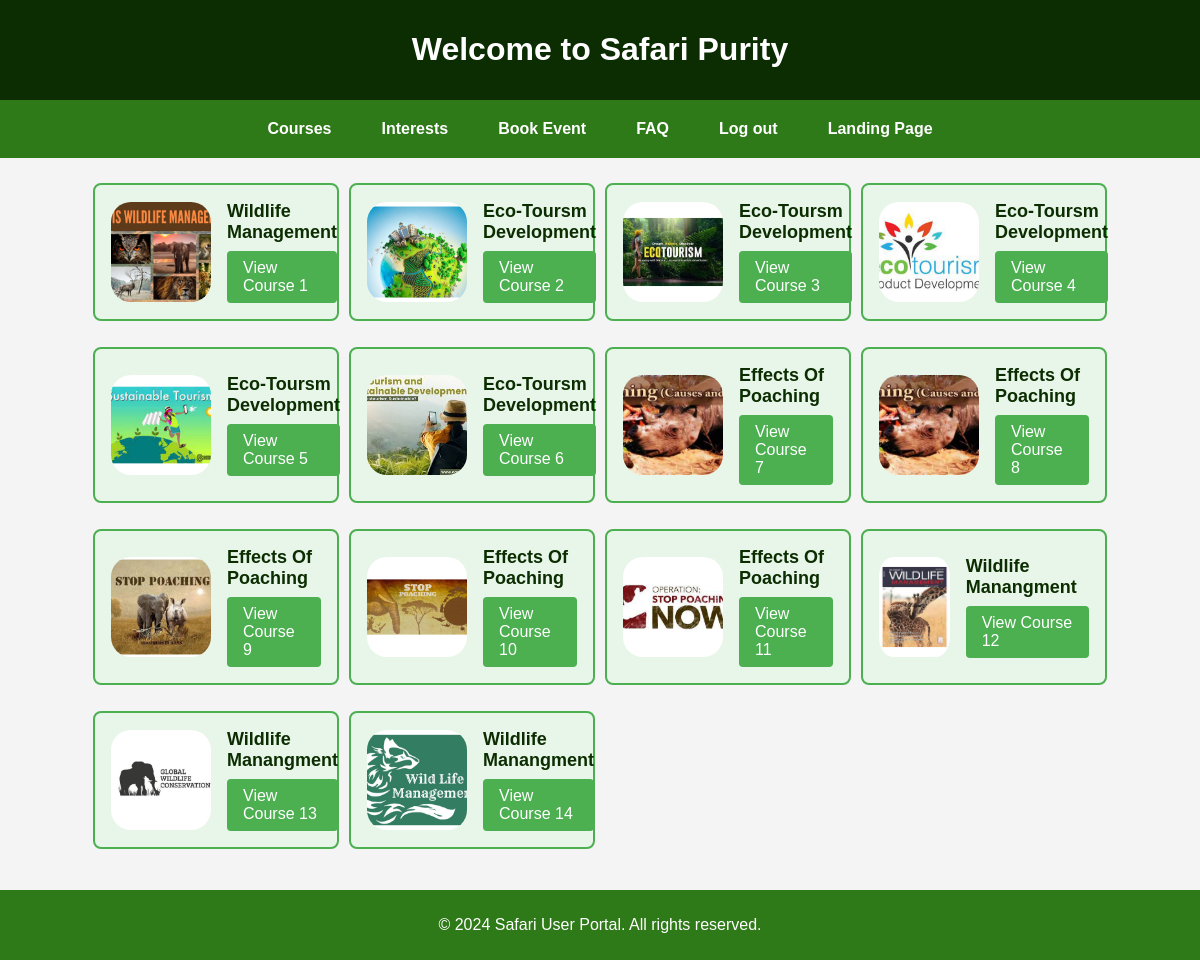
/safari_learning/safari_user_homepage/ (signed in), run on the app's committed database.
### safari_learning/models.py (models this page shows, shortened)
class SafariUser(AbstractUser):
    age = models.PositiveSmallIntegerField(validators=[validate_age], null=True)
    profession = models.CharField(max_length=200)
    interests = models.JSONField(null=True)

class SafariCourse(models.Model):
    course_name = models.CharField(max_length=600, default="no course name")
    course_link = models.URLField(max_length=600)
    file_name = models.FilePathField(path=images_path, match=r'\.(jpg|jpeg|png|gif|bmp)$')
    profession_json = models.JSONField(null=True)
    course_tags = models.JSONField(null=True)
    def __str__(self):
        return "<{0}> image {1} is saved".format(self.__class__.__name__, self.file_name)

### safari_learning/views.py (the view)
# urls.py: path("safari_user_homepage/", views.safari_user_homepage, name='homepage'),
def safari_user_homepage(request):
    template_name = "safari_learning/safari_homepage.html"
    context_variable = {}
    if request.user.is_authenticated:
        safari_user = request.user
        print(safari_user.profession)
        safari_courses = SafariCourse.objects.filter(
            profession_json__profession__icontains=safari_user.profession,
        ).all()
        print(safari_courses)
        context_variable["safari_user"] = safari_user
        context_variable["safari_courses"] = safari_courses
        return render(request, template_name, context_variable)
    redirectback_here_link = reverse("safari:login")
    return redirect(redirectback_here_link)

### safari_learning/templates/safari_learning/safari_homepage.html (shortened to what this page needs)
<!DOCTYPE html>
<html lang="en">
  <head>
    {% load static %}
    <link rel="stylesheet" href="{% static './styles/safari_homepage.css' %}" />
  </head>
  <body>
    <header>
      <h1>Welcome to Safari {{safari_user.first_name}}</h1>
    </header>
    <nav>
      <a href="{% url 'safari:homepage' %}">Courses</a>
      <a href="{% url 'safari:interests' user.id %}">Interests</a>
      <a href="{% url 'safari:book_event' %}">Book Event</a>
      <a href="{% url 'safari:faq_page' %}">FAQ</a>
      <a href="{% url 'logout' %}">Log out</a>
      <a href="{% url 'safari:landing_page' %}">Landing Page</a>
    </nav>
    <main class="container">
      <section class="courses">
        {% for safari_course in safari_courses %}
          <article class="course-div">
            <img style="max-width: 100%; width: 100px; height: 100px;" src="{% static 'course_image/' %}{{ safari_course.file_name }}" alt="{{ safari_course.file_name }} pic" />
            <div class="info">
              <p>{{ safari_course.course_name }}</p>
              <a href="{{ safari_course.course_link }}" target="_blank">View Course {{ forloop.counter }}</a>
            </div>
          </article>
        {% endfor %}
      </section>
    </main>
    <footer>
      <p>&copy; 2024 Safari User Portal. All rights reserved.</p>
    </footer>
  </body>
</html>

### safari_learning/static/styles/safari_homepage.css (style rules this page uses)
body { font-family: Arial, sans-serif; background-color: #f4f4f4; margin: 0; padding: 0; }
header { background-color: #0b2d01; color: #fff; padding: 10px 0; text-align: center; }
nav { display: flex; justify-content: center; background-color: #2e7918; padding: 10px; }
nav a { color: white; text-decoration: none; margin: 0 15px; font-weight: bold; padding: 10px; border-radius: 5px; }
.courses { display: grid; grid-gap: 10px; grid-template-columns: repeat(4, 1fr); border-radius: 5px; padding: 5px; }
.course-div { background-color: #e8f5e9; border: 2px solid #4caf50; border-radius: 8px; padding: 16px; display: flex; align-items: center; margin-bottom: 16px; }
.course-div img { max-width: 100%; width: 100px; height: 100px; border-radius: 20%; object-fit: cover; margin-right: 16px; }
.course-div .info { flex-grow: 1; }
.course-div p { color: #0b2d01; font-size: 18px; font-weight: bold; margin: 0 0 8px 0; }
.course-div a { display: inline-block; background-color: #4caf50; color: white; text-decoration: none; padding: 8px 16px; border-radius: 4px; transition: background-color 0.3s ease; }
.container { width: 100%; margin-left: auto; margin-right: auto; padding: 20px; }
@media (min-width: 640px) { .container { max-width: 640px; } }
@media (min-width: 768px) { .container { max-width: 768px; } }
@media (min-width: 1024px) { .container { max-width: 1024px; } }
footer { background-color: #2e7918; color: #fff; text-align: center; padding: 10px 0; position: absolute; width: 100%; }

### data on the page
SafariUser: first_name "Purity"
SafariCourse: file_name (picture), course_name "Wildlife Management"
SafariCourse: file_name (picture), course_name "Eco-Toursm Development"
SafariCourse: file_name (picture), course_name "Eco-Toursm Development"
SafariCourse: file_name (picture), course_name "Eco-Toursm Development"
SafariCourse: file_name (picture), course_name "Eco-Toursm Development"
SafariCourse: file_name (picture), course_name "Eco-Toursm Development"
SafariCourse: file_name (picture), course_name "Effects Of Poaching"
SafariCourse: file_name (picture), course_name "Effects Of Poaching"
SafariCourse: file_name (picture), course_name "Effects Of Poaching"
SafariCourse: file_name (picture), course_name "Effects Of Poaching"
SafariCourse: file_name (picture), course_name "Effects Of Poaching"
SafariCourse: file_name (picture), course_name "Wildlife Manangment"
SafariCourse: file_name (picture), course_name "Wildlife Manangment"
SafariCourse: file_name (picture), course_name "Wildlife Manangment"
